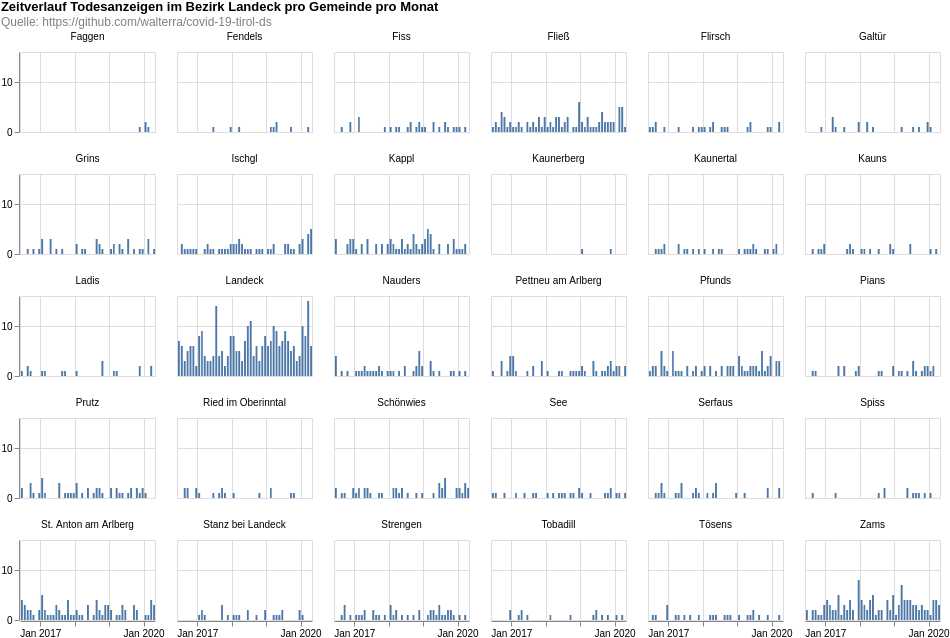

Source (Vega-Lite JSON):
### Vega-Lite specification from a JSON file in a GitHub repository (floating-point values rounded to 4 significant figures; data arrays with more than 128 entries replaced by an {"elided": "..."} marker saying what was removed)
{"$schema": "https://vega.github.io/schema/vega-lite/v4.8.1.json", "columns": 6, "config": {"view": {"continuousHeight": 300, "continuousWidth": 400}}, "data": {"name": "data-cdb47cabf207d771a8e3e77e1c66be0f"}, "datasets": {"data-cdb47cabf207d771a8e3e77e1c66be0f": {"elided": "1319 records"}}, "facet": {"field": "municipaly", "title": null, "type": "nominal"}, "padding": 0, "spec": {"layer": [{"encoding": {"tooltip": [{"field": "date", "timeUnit": "yearmonth", "type": "temporal"}, {"aggregate": "sum", "field": "count", "type": "quantitative"}], "x": {"field": "date", "timeUnit": "yearmonth", "title": null, "type": "temporal"}, "y": {"aggregate": "sum", "field": "count", "title": null, "type": "quantitative"}}, "height": 80, "mark": "bar", "width": 135}]}, "title": {"color": "black", "subtitle": ["Quelle: https://github.com/walterra/covid-19-tirol-ds"], "subtitleColor": "gray", "text": ["Zeitverlauf Todesanzeigen im Bezirk Landeck pro Gemeinde pro Monat"]}}
